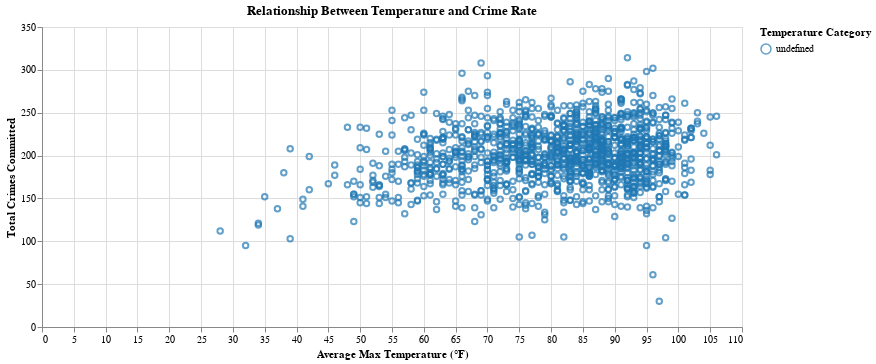

The notebook cell this image was saved under:
### Code cell
# re-create scatter plot with Altair
chart = alt.Chart(temp_crime).mark_point().encode(
    x=alt.X('avg_max_temp', title='Average Max Temperature (°F)'),
    y=alt.Y('crime_count', title='Total Crimes Committed'),
    color=alt.Color('temp_category:N', title='Temperature Category', scale=alt.Scale(scheme='category20')),
    tooltip=['avg_max_temp', 'crime_count']
).properties(
    title='Relationship Between Temperature and Crime Rate',
    width=700,
    height=300
).interactive()

chart.display()

### Figure 1 — Vega-Lite specification as saved in the notebook (floating-point values rounded to 4 significant figures; data arrays with more than 128 entries replaced by an {"elided": "..."} marker saying what was removed)
{"config": {"view": {"continuousWidth": 300, "continuousHeight": 300}}, "data": {"name": "data-9f794089d96e758335dd22ea7b586c49"}, "mark": {"type": "point"}, "encoding": {"color": {"field": "temp_category", "scale": {"scheme": "category20"}, "title": "Temperature Category", "type": "nominal"}, "tooltip": [{"field": "avg_max_temp", "type": "quantitative"}, {"field": "crime_count", "type": "quantitative"}], "x": {"field": "avg_max_temp", "title": "Average Max Temperature (°F)", "type": "quantitative"}, "y": {"field": "crime_count", "title": "Total Crimes Committed", "type": "quantitative"}}, "height": 300, "params": [{"name": "param_1", "select": {"type": "interval", "encodings": ["x", "y"]}, "bind": "scales"}], "title": "Relationship Between Temperature and Crime Rate", "width": 700, "$schema": "https://vega.github.io/schema/vega-lite/v5.8.0.json", "datasets": {"data-9f794089d96e758335dd22ea7b586c49": {"elided": "1292 records"}}}
